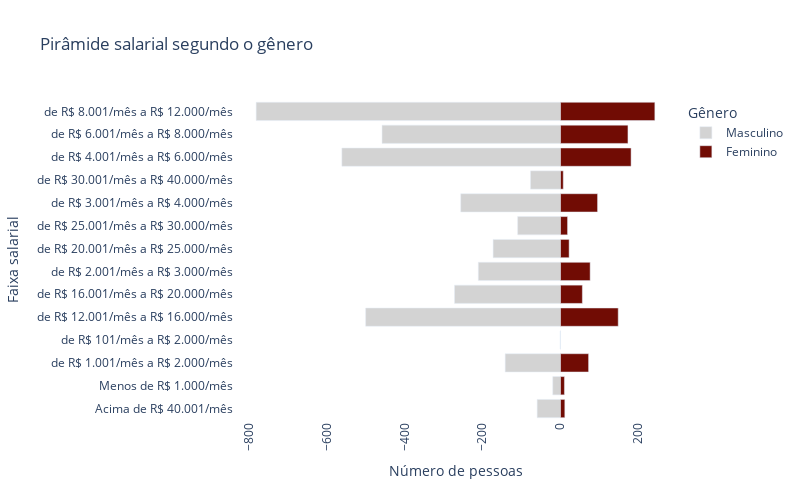

Notebook code cell kept with this figure:
### Markdown cell above
## Visualizações

### Code cell
# Criando tabela cruzada para gênero e faixa salarial
abs_genero = pd.crosstab(df_novo_2023["Faixa_salarial"], df_novo_2023["Genero"])

# Preparando dados para o gráfico
women_pop = list(abs_genero["Feminino"])
men_pop = [-1 * element for element in abs_genero["Masculino"]]  # Multiplicar por -1 para criar a pirâmide

faixa = list(abs_genero.index.values)

# Criando a figura do gráfico
fig = go.Figure()

# Adicionando barras para a população masculina
fig.add_trace(go.Bar(
    y=faixa,
    x=men_pop,
    name='Masculino',
    marker_color='lightgray',
    orientation='h'
))

# Adicionando barras para a população feminina
fig.add_trace(go.Bar(
    y=faixa,
    x=women_pop,
    name='Feminino',
    marker_color='#710c04',
    orientation='h'
))

# Atualizando o layout do gráfico
fig.update_layout(
    title="Pirâmide salarial segundo o gênero",
    yaxis_title='Faixa salarial',
    xaxis_title='Número de pessoas',
    barmode='relative',
    xaxis_tickangle=-90,
    plot_bgcolor='rgba(0,0,0,0)',
    width=800,
    height=500,
    legend=dict(title='Gênero')
)

# Exibindo o gráfico
fig.show()

### Figure 1 — Plotly figure (JSON) as saved in the notebook; plotly's stock layout.template omitted (floating-point values rounded to 4 significant figures)
{"data": [{"marker": {"color": "lightgray"}, "name": "Masculino", "orientation": "h", "type": "bar", "x": [-60, -20, -142, -1, -500, -272, -211, -173, -110, -256, -77, -561, -458, -781], "y": ["Acima de R$ 40.001/mês", "Menos de R$ 1.000/mês", "de R$ 1.001/mês a R$ 2.000/mês", "de R$ 101/mês a R$ 2.000/mês", "de R$ 12.001/mês a R$ 16.000/mês", "de R$ 16.001/mês a R$ 20.000/mês", "de R$ 2.001/mês a R$ 3.000/mês", "de R$ 20.001/mês a R$ 25.000/mês", "de R$ 25.001/mês a R$ 30.000/mês", "de R$ 3.001/mês a R$ 4.000/mês", "de R$ 30.001/mês a R$ 40.000/mês", "de R$ 4.001/mês a R$ 6.000/mês", "de R$ 6.001/mês a R$ 8.000/mês", "de R$ 8.001/mês a R$ 12.000/mês"]}, {"marker": {"color": "#710c04"}, "name": "Feminino", "orientation": "h", "type": "bar", "x": [11, 10, 72, 0, 148, 56, 76, 22, 18, 95, 7, 181, 173, 242], "y": ["Acima de R$ 40.001/mês", "Menos de R$ 1.000/mês", "de R$ 1.001/mês a R$ 2.000/mês", "de R$ 101/mês a R$ 2.000/mês", "de R$ 12.001/mês a R$ 16.000/mês", "de R$ 16.001/mês a R$ 20.000/mês", "de R$ 2.001/mês a R$ 3.000/mês", "de R$ 20.001/mês a R$ 25.000/mês", "de R$ 25.001/mês a R$ 30.000/mês", "de R$ 3.001/mês a R$ 4.000/mês", "de R$ 30.001/mês a R$ 40.000/mês", "de R$ 4.001/mês a R$ 6.000/mês", "de R$ 6.001/mês a R$ 8.000/mês", "de R$ 8.001/mês a R$ 12.000/mês"]}], "layout": {"barmode": "relative", "height": 500, "legend": {"title": {"text": "Gênero"}}, "plot_bgcolor": "rgba(0,0,0,0)", "title": {"text": "Pirâmide salarial segundo o gênero"}, "width": 800, "xaxis": {"tickangle": -90, "title": {"text": "Número de pessoas"}}, "yaxis": {"title": {"text": "Faixa salarial"}}}}
